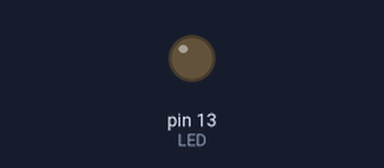
A sketch run on a simulated Arduino Uno, built with avr-gcc and run on an emulated ATmega328P. On the bench: output pins drawn as LEDs (lit = HIGH).

Above: at 4.0 s.
At 8.5 s:
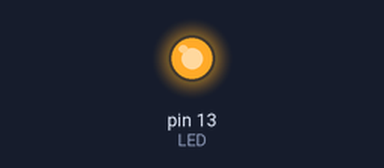
Timing chart, 0 to 11.7 s (numbered marks = the images above):
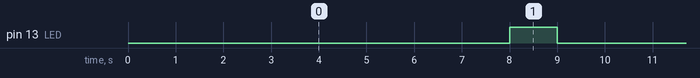

The sketch:

SleepMode.ino
```cpp
#include "LowPower.h"
int LED = 13 ;

void setup() {
  pinMode(13, OUTPUT);
}


void loop() {
  LowPower.powerDown(SLEEP_8S, ADC_OFF, BOD_OFF);

  digitalWrite(LED, HIGH);
  delay(1000);
  digitalWrite(LED, LOW);
}
```

Measured:
- by itself, pin 13 (LED): alternates HIGH for 1.0 s and LOW for 8.0 s
